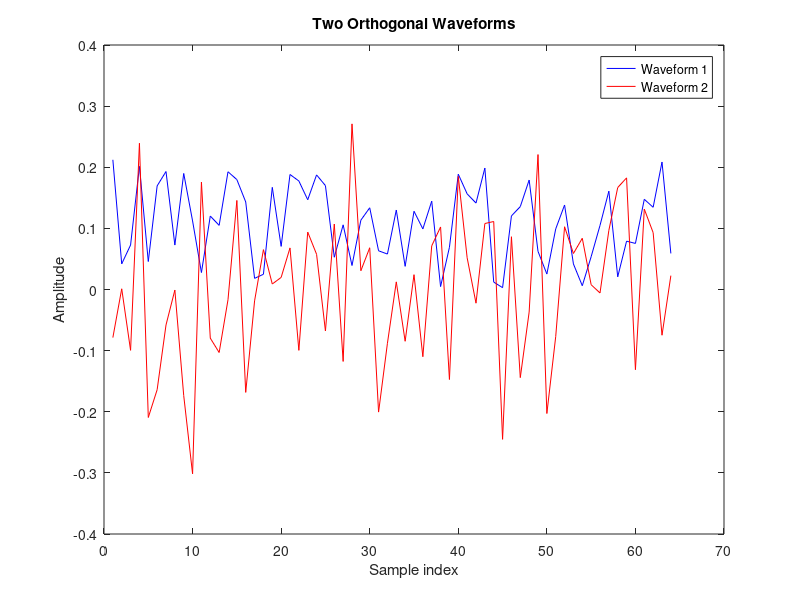

Reproduce this figure in MATLAB.
% Generate two orthogonal waveforms

% Define parameters
N = 64;  % Number of samples per waveform

% Generate first waveform
w1 = rand(1, N);    % A simple example of a waveform
w1 = w1/norm(w1);   % Normalize the waveform

% Generate second waveform
w2 = randn(1, N);   % A random waveform
w2 = w2 - dot(w2,w1)*w1;   % Orthogonalize the waveform to the first waveform
w2 = w2/norm(w2);   % Normalize the waveform

% Plot the waveforms
t = 1:N;
figure
plot(t, w1, 'b', t, w2, 'r')
xlabel('Sample index')
ylabel('Amplitude')
legend('Waveform 1', 'Waveform 2')
title('Two Orthogonal Waveforms')
